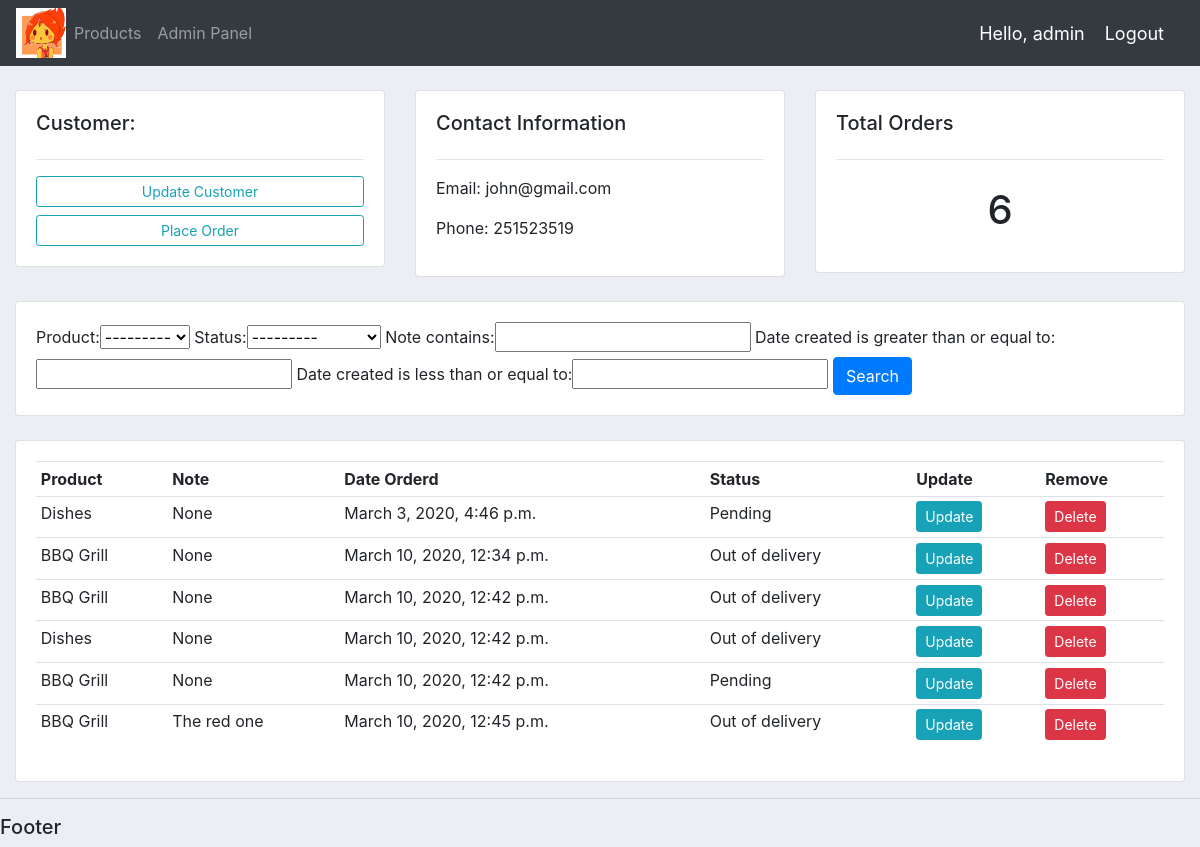
Page /customer/1 (signed in) on the committed database.
### accounts/models.py (models this page shows, shortened)
class Customer(models.Model):
    user = models.OneToOneField(
        User, null=True, blank=True, on_delete=models.CASCADE
    )
    profile_pic = models.ImageField(
        null=True, blank=True, default="fm4wCpvzjb9gJdSkBAs4UuKajlEZDdMU.png"
    )
    name = models.CharField(max_length=30, null=True)
    phone = models.CharField(max_length=20, null=True)
    email = models.CharField(max_length=60, null=True)
    date_created = models.DateTimeField(auto_now_add=True, null=True)

class Order(models.Model):
    STATUS = (
        ("Pending", "Pending"),
        ("Out of delivery", "Out of delivery"),
        ("Delivered", "Delivered"),
    )
    customer = models.ForeignKey(
        Customer, null=True, on_delete=models.SET_NULL
    )
    product = models.ForeignKey(Product, null=True, on_delete=models.SET_NULL)
    date_created = models.DateTimeField(auto_now_add=True, null=True)
    status = models.CharField(max_length=200, null=True, choices=STATUS)
    note = models.CharField(max_length=1000, null=True)

class Product(models.Model):
    CATEGORY = (("Indoor", "Indoor"), ("Outdoor", "Outdoor"))
    name = models.CharField(max_length=200, null=True)
    price = models.FloatField(null=True)
    category = models.CharField(max_length=200, null=True, choices=CATEGORY)
    description = models.CharField(max_length=200, null=True, blank=True)
    date_created = models.DateTimeField(auto_now_add=True, null=True)
    tags = models.ManyToManyField(Tag)
    def __str__(self):
        return self.name

### accounts/decorators.py (the view)
        def wrapper_func(request, *args, **kwargs):
            group = None
            if request.user.groups.exists():
                group = request.user.groups.all()[0].name
            if group in allowed_roles:
                return view_func(request, *args, **kwargs)
            return HttpResponse("You are not authorized")

### accounts/views.py (called while the page is built)
@allowed_users(allowed_roles=["admin"])
@login_required(login_url="login")
def customer(req, pk):
    customer = Customer.objects.get(id=pk)
    orders = customer.order_set.all()
    order_count = orders.count()
    myFilter = OrderFilter(req.GET, queryset=orders)
    orders = myFilter.qs
    context = {
        "customer": customer,
        "orders": orders,
        "order_count": order_count,
        "myFilter": myFilter,
    }
    return render(req, "accounts/customer.html", context)

### templates/accounts/customer.html
{% extends 'base.html' %} {% block content %}
<br />
<div class="row">
    <div class="col-md">
        <div class="card card-body">
            <h5>Customer:</h5>
            <hr />
            <a class="btn btn-outline-info  btn-sm btn-block" href=""
                >Update Customer</a
            >
            <a class="btn btn-outline-info  btn-sm btn-block" href="{% url 'create_order' customer.id%}"
                >Place Order</a
            >
        </div>
    </div>
    <div class="col-md">
        <div class="card card-body">
            <h5>Contact Information</h5>
            <hr />
            <p>Email: {{ customer.email }}</p>
            <p>Phone: {{ customer.phone }}</p>
        </div>
    </div>
    <div class="col-md">
        <div class="card card-body">
            <h5>Total Orders</h5>
            <hr />
            <h1 style="text-align: center;padding: 10px">{{ order_count }}</h1>
        </div>
    </div>
</div>
<br />
<div class="row">
    <div class="col">
        <div class="card card-body">
            <form method="get">
                {{ myFilter.form }}
                <button class="btn btn-primary" type="submit">Search</button>
            </form>
        </div>
    </div>
</div>
<br />
<div class="row">
    <div class="col-md">
        <div class="card card-body">
            <table class="table table-sm">
                <tr>
                    <th>Product</th>
                    <th>Note</th>
                    <th>Date Orderd</th>
                    <th>Status</th>
                    <th>Update</th>
                    <th>Remove</th>
                </tr>
                {% for order in orders %}
                    <tr>
                        <td>{{order.product.name}}</td>
                        <td>{{order.note}}</td>
                        <td>{{order.date_created}}</td>
                        <td>{{order.status}}</td>
                        <td><a class="btn btn-sm btn-info" href="{% url 'update_order' order.id %}">Update</a></td>
                        <td><a class="btn btn-sm btn-danger" href="{% url 'delete_order' order.id %}" >Delete</a></td>
                    </tr>
                {% endfor %}
            </table>
        </div>
    </div>
</div>
{% endblock %}

### templates/partials/_navbar.html (shortened to what this page needs)
{% load static %}
<nav class="navbar navbar-expand-lg navbar-dark bg-dark">
    <a href="{% url 'home' %}">
        <img
            src="{% static 'images/logo.jpg' %}"
            alt="Logo"
            width="50"
            height="50"
        />
    </a>
    <div class="collapse navbar-collapse" id="navbarNavAltMarkup">
        <div class="navbar-nav">
            {% if request.user.is_staff %}
                <a class="nav-item nav-link" href="{% url 'products' %}">Products</a>
                <a href="admin/" class="nav-item nav-link">Admin Panel</a>
            {% else %}
                <a class="nav-item nav-link"href="{% url 'account' %}" class="nav-link">Settings</a>
            {% endif %}
        </div>
    </div>
    <span class="hello-msg">Hello, {{ request.user }}</span>
    <span><a class="hello-msg" href=" {% url 'logout' %}">Logout</a></span>
</nav>

### static/css/base.css (style rules this page uses)
body { background-color: #ebeff5; }

### templates/partials/_navbar.html (style rules this page uses)
.hello-msg { font-size: 18px; color: #fff; margin-right: 20px; }

### rows in the picture
Customer: email "john@gmail.com", phone "251523519"
Order: product.name "Dishes", note "None", date_created "March 3, 2020, 4:46 p.m.", status "Pending"
Order: product.name "BBQ Grill", note "None", date_created "March 10, 2020, 12:34 p.m.", status "Out of delivery"
Order: product.name "BBQ Grill", note "None", date_created "March 10, 2020, 12:42 p.m.", status "Out of delivery"
Order: product.name "Dishes", note "None", date_created "March 10, 2020, 12:42 p.m.", status "Out of delivery"
Order: product.name "BBQ Grill", note "None", date_created "March 10, 2020, 12:42 p.m.", status "Pending"
Order: product.name "BBQ Grill", note "The red one", date_created "March 10, 2020, 12:45 p.m.", status "Out of delivery"

### other values in the picture
{{ request.user }} "admin"
{{ order_count }} "6"
